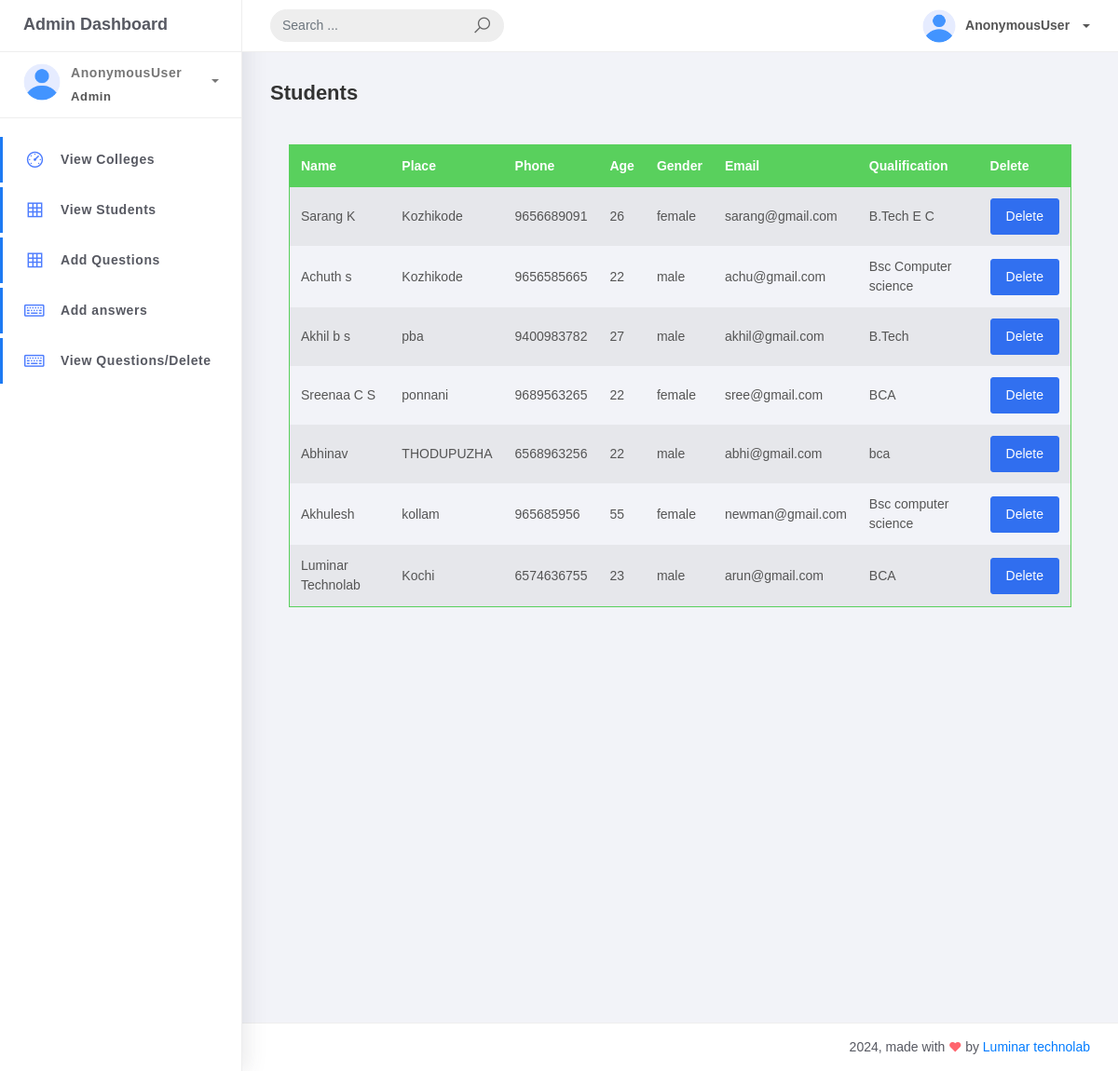
The app's page /super/student_list/, older data.
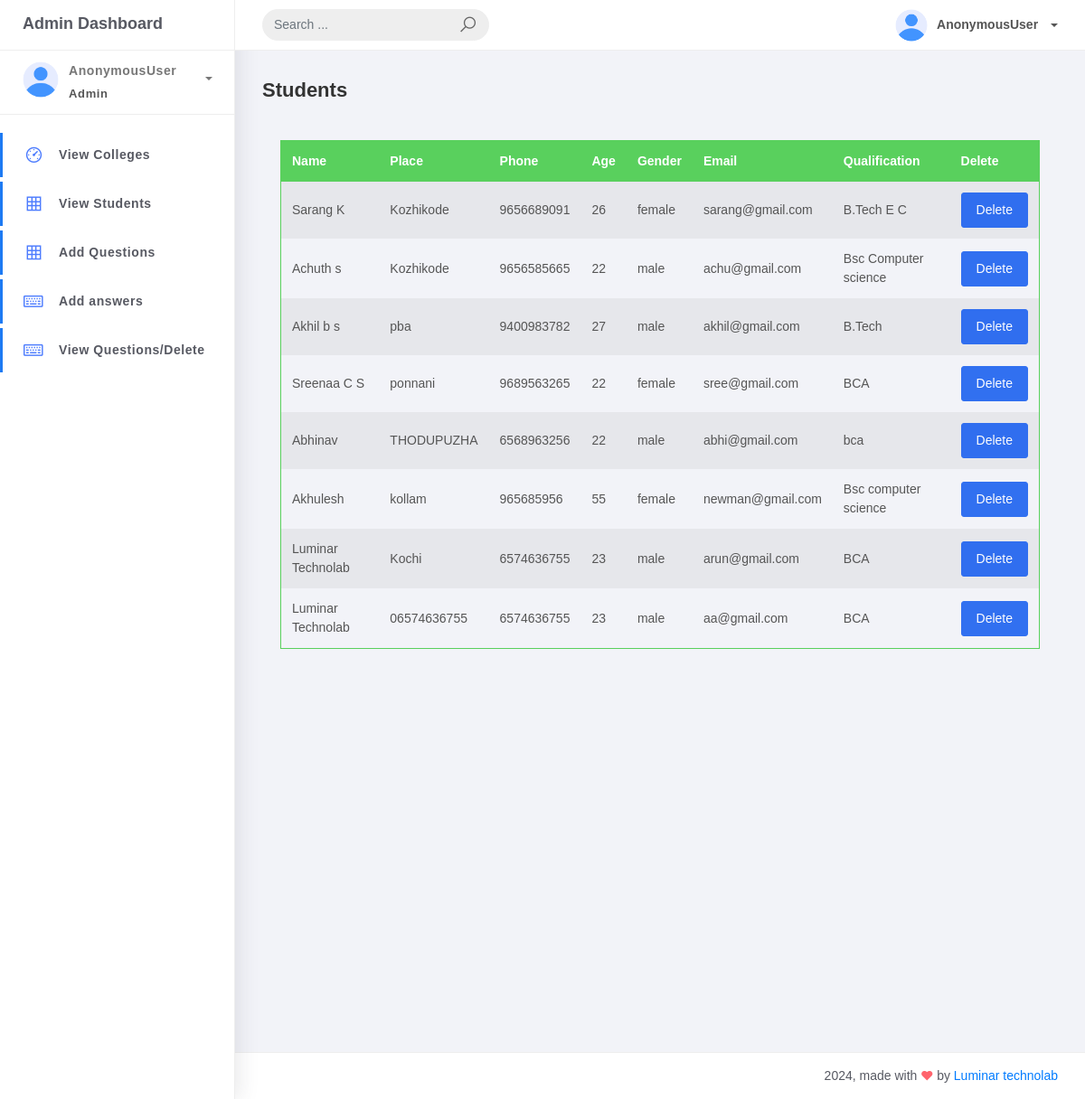
The same page, newer data.
### CarrierApp/models.py (models this page shows, shortened)
class Student(models.Model):
    name=models.CharField(max_length=50,null=True)
    place=models.CharField(max_length=50,null=True)
    phone=models.PositiveBigIntegerField(null=True)
    age=models.PositiveIntegerField(null=True)
    Gender=models.CharField(max_length=50,null=True)
    email=models.EmailField(max_length=70,null=True,unique=True)
    qualification=models.CharField(max_length=200,null=True)
    user=models.OneToOneField(Login, on_delete=models.DO_NOTHING,related_name="student_profile")

### Admin/views.py (the view)
# urls.py: path('student_list/',views.StudentList.as_view(),name="student_list"),
class StudentList(View):
    def get(self,request):
        data=Student.objects.all()
        return render(request,'Admin_temp/studentlist.html',{"data":data})

### Admin/templates/Admin_temp/studentlist.html (shortened to what this page needs)
{% load static %}
<!DOCTYPE html>
<html>
<head>
	<link rel="stylesheet" href="{% static 'assets/css/bootstrap.min.css' %}">
	<link rel="stylesheet" href="{% static 'assets/css/ready.css' %}">
	<link rel="stylesheet" href="{% static 'assets/css/demo.css' %}">
</head>
<body>
	<div class="wrapper">
		<div class="main-header">
			<div class="logo-header">
				<a href="{% url 'super_home' %}" class="logo">
					Admin Dashboard
				</a>
			</div>
			<nav class="navbar navbar-header navbar-expand-lg">
				<div class="container-fluid">
					<form class="navbar-left navbar-form nav-search mr-md-3" action="">
						<div class="input-group">
							<input type="text" placeholder="Search ..." class="form-control">
							<div class="input-group-append">
								<span class="input-group-text">
									<i class="la la-search search-icon"></i>
								</span>
							</div>
						</div>
					</form>
					<ul class="navbar-nav topbar-nav ml-md-auto align-items-center">
						<li class="nav-item dropdown">
							<a class="dropdown-toggle profile-pic" data-toggle="dropdown" href="#"
								aria-expanded="false"> <img src="{% static 'assets/img/user.png' %}" alt="user-img"
									width="36" class="img-circle"><span>{{request.user}}</span></span> </a>
						</li>
					</ul>
				</div>
			</nav>
		</div>
		<div class="sidebar">
			<div class="scrollbar-inner sidebar-wrapper">
				<div class="user">
					<div class="photo">
						<img src="{% static 'assets/img/user.png' %}">
					</div>
					<div class="info">
						<a class="" data-toggle="collapse" href="#collapseExample" aria-expanded="true">
							<span>
								{{request.user}}
								<span class="user-level">Admin</span>
								<span class="caret"></span>
							</span>
						</a>
					</div>
				</div>
				<ul class="nav">
					<li class="nav-item active">
						<a href="{% url 'college_list' %}">
							<i class="la la-dashboard"></i>
							<p>View Colleges</p>
						</a>
					</li>
					<li class="nav-item active">
						<a href="#">
							<i class="la la-table"></i>
							<p>View Students</p>
						</a>
					</li>
					<li class="nav-item active">
						<a href="{% url 'Add_question' %}">
							<i class="la la-table"></i>
							<p>Add Questions</p>
						</a>
					</li>
					<li class="nav-item active">
						<a href="{% url 'Add_answer' %}">
							<i class="la la-keyboard-o"></i>
							<p>Add answers</p>
						</a>
					</li>
					<li class="nav-item active">
						<a href="{% url 'Q_view' %}">
							<i class="la la-keyboard-o"></i>
							<p>View Questions/Delete</p>
						</a>
					</li>
				</ul>
			</div>
		</div>
		<div class="main-panel">
			<div class="content">
				<div class="container-fluid">
					<h4 class="page-title">Students</h4>
                    <div class="card-body">
						<table class="table table-head-bg-success table-striped table-hover">
							<thead>
								<tr>
									<th scope="col">Name</th>
									<th scope="col">Place</th>
									<th scope="col">Phone</th>
									<th scope="col">Age</th>
									<th scope="col">Gender</th>
									<th scope="col">Email</th>
									<th scope="col">Qualification</th>
									<th scope="col">Delete</th>
								</tr>
							</thead>
							<tbody>
								{% for i in data %}
								<tr>
									<td>{{i.name}}</td>
									<td>{{i.place}}</td>
									<td>{{i.phone}}</td>
									<td>{{i.age}}</td>
									<td>{{i.Gender}}</td>
									<td>{{i.email}}</td>
									<td>{{i.qualification}}</td>
									<td><a class="btn btn-primary" href="{% url 'student_delete' i.id %}">Delete </a></td>
								</tr>
								{% endfor %}
							</tbody>
						</table>
					</div>
				</div>
			</div>
			<div style="margin-top: 380px;">
			<footer class="footer" >
				<div class="container-fluid">
					<div class="copyright ml-auto">
						2024, made with <i class="la la-heart heart text-danger"></i> by <a
							href="https://www.luminartechnolab.com/">Luminar technolab</a>
					</div>
				</div>
			</footer>
		</div>
		</div>
	</div>
</body>
</html>

Row changes from the older to the newer data that the page shows:
added Student: name "Luminar Technolab", place "06574636755", phone "6574636755", age "23", Gender "male", email "aa@gmail.com", qualification "BCA"
